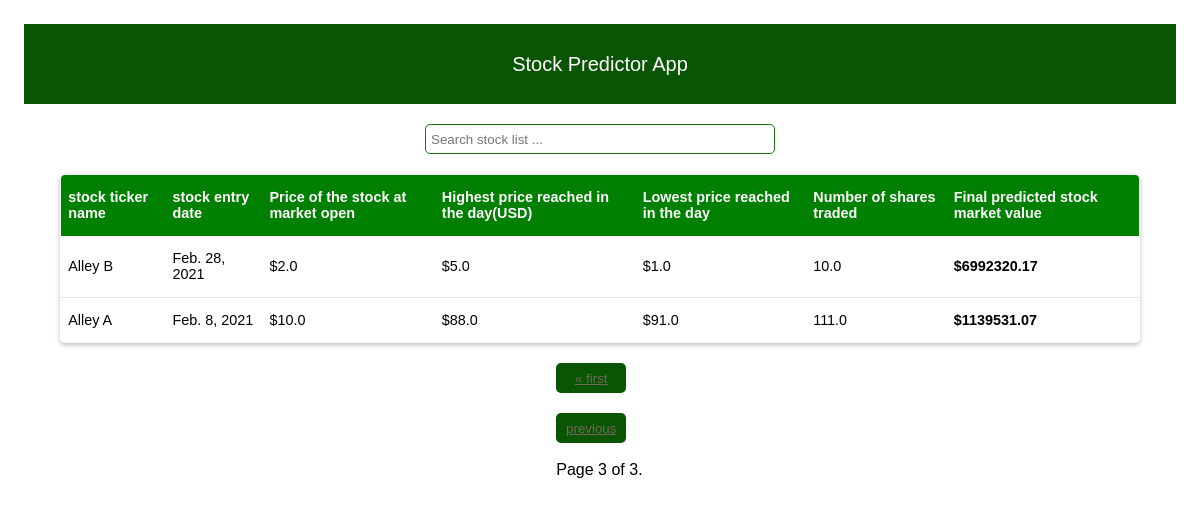
Screenshot of /stock-list/?page=3 with the database file from the repository.
### prediction/models.py (models this page shows)
class Stock(models.Model):
    stocker = models.CharField(max_length=50)
    stock_date = models.DateField()
    stock_price = models.FloatField()
    stock_high = models.FloatField()
    stock_low = models.FloatField()
    no_shares = models.FloatField()
    stock_final_price = models.FloatField()

### prediction/views.py (the view)
# urls.py: path('stock-list/', views.stock_list, name='stock-list'),
def stock_list(request, template_name='home/stock-list.html'):
    stock_lists = Stock.objects.all()
    paginator = Paginator(stock_lists, 5)
    page_number = request.GET.get('page')
    page_obj = paginator.get_page(page_number)
    return render(request, template_name, {'object_list': stock_lists, 'page_obj': page_obj})

### prediction/templates/home/stock-list.html (shortened to what this page needs)
<head>
{% load static %}
<link rel="stylesheet" href="{% static 'css/stock.css' %}">
<link rel="stylesheet" href="{% static 'css/main.css' %}">
</head>
<header class="header">
    <div class="container">
        <p class="header-logo">Stock Predictor App</p>
    </div>
</header>
<section class="section">
    <div class="container">
        <div class="col-md-3">
            <input id="myInput" class="input" type="text" placeholder="Search stock list ..." style="margin-bottom:20px; width:400px;">
        </div>
        <table id="myTable">
            <thead>
            <tr>
                <th>stock ticker name</th>
                <th>stock entry date</th>
                <th>Price of the stock at market open</th>
                <th>Highest price reached in the day(USD)</th>
                <th>Lowest price reached in the day</th>
                <th>Number of shares traded</th>
                <th>Final predicted stock market value </th>
            </tr>
            </thead>
            <tbody>
            {% for stock in page_obj %}
                <tr>
                    <td>{{stock.stocker}}</td>
                    <td>{{stock.stock_date}}</td>
                    <td>${{stock.stock_price}}</td>
                    <td>${{stock.stock_high}}</td>
                    <td>${{stock.stock_low}}</td>
                    <td>{{stock.no_shares}}</td>
                    <td><b>${{stock.stock_final_price}}</b></td>
                </tr>
            {% endfor %}
            </tbody>
        </table>
        <div class="pager">
            <span class="step-links">
                {% if page_obj.has_previous %}
                <button class="btn btn-default"><a href="?page=1">&laquo; first</a></button>
                <button class="btn btn-default"><a href="?page={{ page_obj.previous_page_number }}">previous</a></button>
                {% endif %}
                 <br/>
                 <br/>
                <span class="current">
                    Page {{ page_obj.number }} of {{ page_obj.paginator.num_pages }}.
                </span>
            </span>
        </div>
    </div>
</section>

### static/css/stock.css (style rules this page uses)
table { border: 1px #a39485 solid; font-size: .9em; box-shadow: 0 2px 5px rgba(0,0,0,.25); width: 100%; border-collapse: collapse; border-radius: 5px; overflow: hidden; }
th { text-align: left; }
thead { font-weight: bold; color: #fff; background: green; }
td, th { padding: 1em .5em; vertical-align: middle; }
td { border-bottom: 1px solid rgba(0,0,0,.1); background: #fff; }
a { color: #73685d; }

### static/css/main.css (style rules this page uses)
* { padding: 0; margin: 0; -webkit-box-sizing: border-box; box-sizing: border-box; }
.container { display: -webkit-box; display: -ms-flexbox; display: flex; -webkit-box-orient: vertical; -webkit-box-direction: normal; -ms-flex-direction: column; flex-direction: column; -webkit-box-pack: center; -ms-flex-pack: center; justify-content: center; -webkit-box-align: center; -ms-flex-align: center; align-items: center; width: 90vw; margin: 0 auto; }
.header { display: -webkit-box; display: -ms-flexbox; display: flex; -webkit-box-orient: vertical; -webkit-box-direction: normal; -ms-flex-direction: column; flex-direction: column; -webkit-box-pack: center; -ms-flex-pack: center; justify-content: center; background-color: var(--green); color: white; height: 10vh; }
.header-logo { font-size: 20px; font-weight: lighter; }
.section { margin-top: 20px; }
.input { max-width: 350px; height: 30px; border-radius: 5px; padding: 5px; color: #575454; outline: var(--green); border: 1.5px solid var(--light-green); }
.btn { width: 80%; height: 30px; color: white; border-radius: 5px; border: none; background-color: var(--green); outline: none; cursor: pointer; margin-top: 20px; }

### rows the page displays
Stock: stocker "Alley B", stock_date "Feb. 28, 2021", stock_price "2.0", stock_high "5.0", stock_low "1.0", no_shares "10.0", stock_final_price "6992320.17"
Stock: stocker "Alley A", stock_date "Feb. 8, 2021", stock_price "10.0", stock_high "88.0", stock_low "91.0", no_shares "111.0", stock_final_price "1139531.07"

### other values shown
{{ page_obj.number }} "3"
{{ page_obj.paginator.num_pages }} "3"
